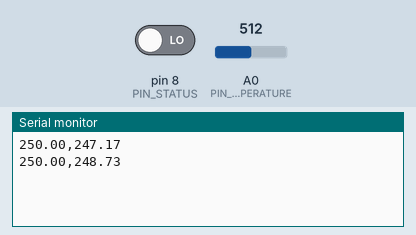
Recording of a sketch running on a simulated Arduino Uno, built with avr-gcc and run on an emulated ATmega328P. Parts: the last lines printed to the serial monitor. Inputs (shaded band) come from the test bench; at power-on: A0 (PIN_TEMPERATURE) = 512, pin 8 (PIN_STATUS) LOW.

Above: at 1.7 s.
1.8 s: A0 (PIN_TEMPERATURE) set to 716
At 2.8 s:
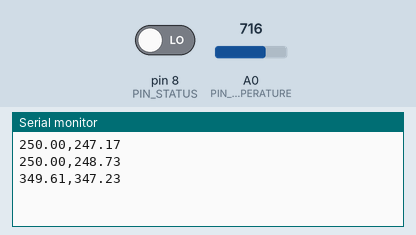
3.3 s: pin 8 (PIN_STATUS) driven HIGH
At 4.5 s:
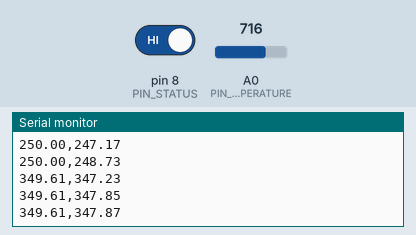
4.8 s: A0 (PIN_TEMPERATURE) set to 900
At 5.7 s:
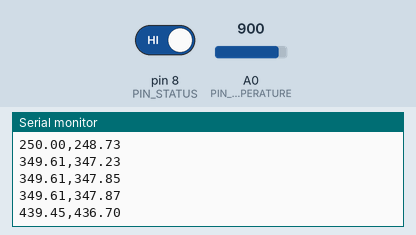
6.3 s: pin 8 (PIN_STATUS) driven LOW
At 7.7 s:
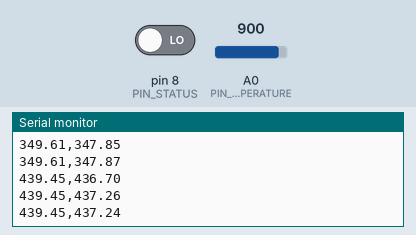
Timing chart, 0 to 8.8 s (numbered marks = the images above; inputs shaded):
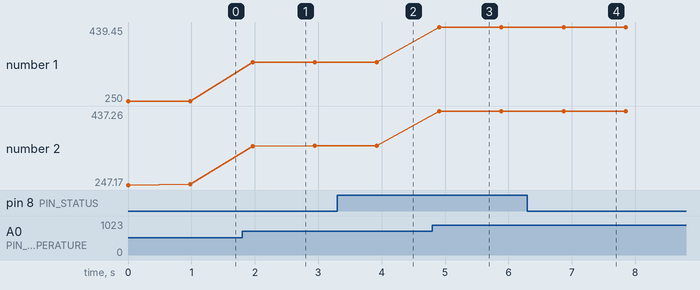

Measured:
- after the input at 1.8 s, the serial monitor: prints a new line after 0.16 s (image 1)
- after the input at 3.3 s, the serial monitor: prints a new line after 0.63 s (image 2)
- after the input at 4.8 s, the serial monitor: prints a new line after 0.11 s (image 3)
- after the input at 6.3 s, the serial monitor: prints a new line after 0.57 s (image 4)
- plotted number 1: 250 → 349.61 after the input at 1.8 s, 349.61 → 439.45 after the input at 4.8 s
- plotted number 2: 248.73 → 347.85 after the input at 1.8 s, 347.85 → 347.87 after the input at 3.3 s, 347.87 → 437.26 after the input at 4.8 s, 437.26 → 437.24 after the input at 6.3 s

The sketch:

Daq.ino
```cpp
#include "KalmanFilter.hpp"
#include <LM35.h>


// Pin for the analog version of the temperature sensor
#define PIN_TEMPERATURE A0
// Pin to for the the heating system status
#define PIN_STATUS 8
// Default time between samples in miliseconds
#define DEFAULT_SAMPLE_RATE 60000.0
// Posible system status
#define SYSTEM_ON 1
#define SYSTEM_OFF 0

// Kalman Filter parameters
#define SYS_VAR 1
// -- Time constant of the system
#define TAU 20
// -- Gain of the system
#define Kp 0.5
// -- Sampling time
#define DELTA_T 0.1
// -- System dynamic
#define A (-1 / TAU)
#define B (Kp / TAU)


// Temperature sensor
LM35 lm35(PIN_TEMPERATURE);

// Kalman Filter
KalmanFilter<SYS_VAR> kf;

// Variable to store the temperature
double temperature;
// Variable to store the current
double sampleRate;
// Variable for the system status
bool system_status;

// Kalman filter variables
double pk[SYS_VAR][SYS_VAR];
double xk[SYS_VAR][1];
double y[SYS_VAR][1];
double uk[SYS_VAR][1];
// Kalmen filter predictions
double pk1[SYS_VAR][SYS_VAR];
double xk1[SYS_VAR][1];

void setup()
{
  // Setup temperature data pin
  pinMode(PIN_TEMPERATURE, INPUT);

  // Setup system status switch
  pinMode(PIN_STATUS, INPUT);

  // Setting values
  sampleRate = DEFAULT_SAMPLE_RATE;
  temperature = 1.0;
  system_status = SYSTEM_OFF;

  // Set Kalman Filter parameters
  double h[1][SYS_VAR] = {{1.0}};
  double r = 0.0064;
  double phi[SYS_VAR][SYS_VAR] = {{0.9950}};
  double gamma[SYS_VAR][SYS_VAR] = {{0.0024}};
  double q[SYS_VAR][SYS_VAR] = {{1.0}};
  xk[0][0] = 1.0;
  pk[0][0] = 1.0;
  kf.set_params(h, r, phi, gamma, q);

  // Serial communication
  Serial.begin(9600);
}

void loop()
{
  // Read the temperature
  temperature = lm35.getTemp(CELCIUS);
  y[0][0] = temperature;
  // Read the system status
  system_status = digitalRead(PIN_STATUS);
  uk[0][0] = 10 * system_status;
  // Predict system behav
  kf.predict(xk, pk, y, uk, xk1, pk1);

  xk[0][0] = xk1[0][0];
  pk[0][0] = pk1[0][0];

  Serial.print(temperature);
  Serial.print(",");
  Serial.println(xk1[0][0]);
  //Serial.print(",");
  //Serial.println(pk1[0][0]);

  delay(980);
}
```

KalmanFilter.hpp
```cpp
#ifndef KALMAN_FILTER_HPP
#define KALMAN_FILTER_HPP

#include "MathMatrix.hpp"

/**
 * @brief
 *
 * @tparam S
 */
template <size_t S>
class KalmanFilter
{
protected:
    double h[1][S];
    double ht[S][1];
    double r;
    double phi[S][S];
    double phit[S][S];
    double gamma[S][S];
    double q[S][S];
    double I[S][S];
public:
    /**
     * @brief Construct a new Kalman Filter object
     *
     */
    KalmanFilter();
    /**
     * @brief
     *
     * @param xk
     * @param pk
     * @param y
     * @param uk
     * @param xk1
     * @param pk1
     */
    void predict(double xk[S][1], double pk[S][S], double y[S][1], double uk[S][1], double xk1[S][1], double pk1[S][S]);
    /**
     * @brief Set the params object
     *
     * @param h
     * @param r
     * @param phi
     * @param gamma
     * @param q
     * @param x0
     */
    void set_params(double h[1][S], double r, double phi[S][S], double gamma[S][S], double q[S][S]);
    void show_status()
    {
        Serial.print("{h: ");
        Serial.print(h[0][0]);
        Serial.print(", ht: ");
        Serial.print(ht[0][0]);
        Serial.print(", r: ");
        Serial.print(r);
        Serial.print(", phi: ");
        Serial.print(phi[0][0]);
        Serial.print(", phit: ");
        Serial.print(phit[0][0]);
        Serial.print(", gamma: ");
        Serial.print(gamma[0][0]);
        Serial.print(", q: ");
        Serial.print(q[0][0]);
        Serial.print(", I: ");
        Serial.print(I[0][0]);
        Serial.println("}");
    }
};

/**
 * @brief Construct a new Kalman Filter< S>:: Kalman Filter object
 *
 * @tparam S
 */
template <size_t S>
KalmanFilter<S>::KalmanFilter()
{
    for (size_t i = 0; i < S; ++i)
        for (size_t j = 0; j < S; ++j)
        {
            if (i == j)
                this->I[i][j] = 1.0;
            else
                this->I[i][j] = 0.0;
        }
}

/**
 * @brief
 *
 * @tparam S
 * @param xk
 * @param pk
 * @param y
 * @param uk
 * @param xk1
 * @param pk1
 */
template <size_t S>
void KalmanFilter<S>::predict(double xk[S][1], double pk[S][S], double y[S][1], double uk[S][1], double xk1[S][1], double pk1[S][S])
{
    // Gain
    // Pk * H' -> [S][S] * [S][1] = [S][1]
    double pk_ht[S][1];
    matmult<double, S, S, 1>(pk, this->ht, pk_ht);

    // H * Pk -> [1][S] * [S][S] = [1][S]
    // H * (Pk * H') -> [1][S] * [S][1] = [1][1]
    double h_pk_ht[1][1];
    matmult<double, 1, S, 1>(this->h, pk_ht, h_pk_ht);
    // H * Pk * H' + R -> [1][1]
    add<double, 1, 1>(h_pk_ht, this->r);
    // inv(H * Pk * H' + R)
    double h_pk_ht_inv[1][1] = {1 / h_pk_ht[0][0]};
    // (Pk * H') * inv(H * Pk * H' + R) -> [S][1] * [1][1] -> [S][1]
    double k[S][1];
    scale<double, S, 1>(pk_ht, h_pk_ht_inv[0][0], k);

    // Update
    // -- x(k+1)
    // ---- H * xk -> [1][S] * [S][1] = [1][1]
    double h_xk[1][1];
    matmult<double, 1, S, 1>(this->h, xk, h_xk);
    // ---- y - (H * xk) -> [S][1] * [1][1] = [S][1]
    double y_h_xk[S][1];
    sub<double, S, 1>(y, h_xk[0][0], y_h_xk);
    // ---- K * (y - H * xk) -> [S][1] * [S][1] = [S][1]
    double k_y_h_xk[S][1];
    vecmult<double, S>(y_h_xk, k, k_y_h_xk);
    // ---- xkplus = xk + K * (y - H * xk) -> [S][1] + [S][1] = [S][1]
    double xkplus[S][1];
    matadd<double, S, 1>(k_y_h_xk, xk, xkplus);
    // -- P(k+1)
    // ---- K * H -> [S][1] * [1][S] = [S][S]
    double k_h[S][S];
    matmult<double, S, 1, S>(k, this->h, k_h);
    // ---- I - (K * H) -> [S][S] - [S][S] = [S][S]
    double i_k_h[S][S];
    sub<double, S, S>(this->I, k_h, i_k_h);
    // ---- Pkplus = (I - K * H) * Pk -> [S][S] * [S][S] = [S][S]
    double pkplus[S][S];
    matmult<double, S, S, S>(i_k_h, pk, pkplus);

    // Propagation
    // -- x(k + 1)
    // ---- Gamma * uk -> [S][S] * [S][1] = [S][1]
    double gamma_uk[S][1];
    matmult<double, S, S, 1>(this->gamma, uk, gamma_uk);
    // ---- Phi * xkplus -> [S][S] * [S][1] = [S][1]
    double phi_xkplus[S][1];
    matmult<double, S, S, 1>(this->phi, xkplus, phi_xkplus);
    // ---- Gamma * uk + Phi * xkplus -> [S][S] * [S][1] = [S][1]
    matadd<double, S, 1>(gamma_uk, phi_xkplus, xk1);
    // -- P(k + 1)
    // ---- Phi * Pkplus -> [S][S] * [S][S] = [S][S]
    double phi_pkplus[S][S];
    matmult<double, S, S, S>(this->phi, pkplus, phi_pkplus);
    // ---- (Phi * Pkplus) * Phi^t -> [S][S] * [S][S] = [S][S]
    double phi_pkplus_phit[S][S];
    matmult<double, S, S, S>(phi_pkplus, this->phit, phi_pkplus_phit);
    // ---- (Phi * Pkplus) * Phi^t + Q -> [S][S] * [S][S] = [S][S]
    matadd<double, S, S>(phi_pkplus_phit, this->q, pk1);
}

/**
 * @brief
 *
 * @tparam S
 * @param h
 * @param r
 * @param phi
 * @param gamma
 * @param q
 */
template <size_t S>
void KalmanFilter<S>::set_params(double h[1][S], double r, double phi[S][S], double gamma[S][S], double q[S][S])
{
    this->r = r;

    for (size_t i = 0; i < S; ++i)
    {
        this->h[0][i] = h[0][i];

        for (size_t j = 0; j < S; ++j)
        {
            this->phi[i][j] = phi[i][j];
            this->gamma[i][j] = gamma[i][j];
            this->q[i][j] = q[i][j];
        }
    }

    transpose<double, 1, S>(this->h, this->ht);
    transpose<double, S, S>(this->phi, this->phit);
}

#endif // KALMAN_FILTER_HPP
```

MathMatrix.hpp
```cpp
#ifndef MATH_MATRIX_HPP
#define MATH_MATRIX_HPP

template <typename T, size_t M, size_t N>
void matadd(T A[M][N], T B[M][N], T C[M][N])
{
    int i, j;

    for (i = 0; i < M; ++i)
        for(j = 0; j < N; ++j)
            C[i][j] = A[i][j] + B[i][j];
}

template <typename T, size_t M, size_t N>
void add(T A[M][N], T b)
{
    int i, j;

    for (i = 0; i < M; ++i)
        for(j = 0; j < N; ++j)
            A[i][j] = A[i][j] + b;
}

template <typename T, size_t N>
int inv(T A[N][N], T C[N][N])
{
    int pivrow = 0;
    int k, i, j;
    int pivrows[N];
    T tmp[N][N];

    for (k = 0; k < N; k++)
    {
        tmp = 0;

        for (i = k; i < N; ++i)
        {
            if (abs(A[i][k]) >= tmp)
            {
                tmp = abs(A[i][k]);
                pivrow = i;
            }
        }

        if (A[pivrow][k] == 0.0f)
        {
            Serial.println("Inversion failed due to singular matrix");
            return 0;
        }

        if (pivrow != k)
        {
            for (j = 0; j < N; ++j)
            {
                tmp = A[k][j];
                A[k][j] = A[pivrow][j];
                A[pivrow][j] = tmp;
            }
        }

        pivrows[k] = pivrow;

        tmp = 1.0f / A[k][k];
        A[k][k] = 1.0f;

        for (j = 0; j < N; ++j)
        {
            A[k][j] = A[k][j] * tmp;
        }

        for (i = 0; i < N; ++i)
        {
            if (i != k)
            {
                tmp = A[i][k];
                A[i][k] = 0.0f;

                for (j = 0; j < N; ++j)
                {
                    A[i][j] = A[i][j] - A[k][j] * tmp;
                }
            }
        }
    }

    for (k = N - 1; k >= 0; k--)
    {
        if (pivrows[k] != k)
        {
            for (i = 0; i < N; ++i)
            {
                tmp = A[i][k];
                C[i][k] = A[i][pivrows[k]];
                C[i][pivrows[k]] = tmp;
            }
        }
    }

    return 1;
}

template <typename T, size_t M, size_t N, size_t P>
void matmult(T A[M][N], T B[N][P], T C[M][P])
{
    int i, j, k;

    for (i = 0; i < M; ++i)
        for(j = 0; j < N; ++j)
        {
            C[i][j] = 0;

            for (k = 0; k < P; k++)
                C[i][j] = C[i][j] + A[i][k] * B[k][j];
        }
}

template <typename T, size_t M, size_t N>
void scale(T A[M][N], T a)
{
    for (int i = 0; i < M; ++i)
        for (int j = 0; j < N; ++j)
            A[i][j] = a * A[i][j];
}

template <typename T, size_t M, size_t N>
void scale(T A[M][N], T a, T C[M][N])
{
    for (int i = 0; i < M; ++i)
        for (int j = 0; j < N; ++j)
            C[i][j] = a * A[i][j];
}

template <typename T, size_t M, size_t N>
void sub(T A[M][N], T B[M][N], T C[M][N])
{
    int i, j;

    for (i = 0; i < M; ++i)
        for(j = 0; j < N; ++j)
            C[i][j] = A[i][j] - B[i][j];
}

template <typename T, size_t M, size_t N>
void sub(T A[M][N], T b, T C[M][N])
{
    int i, j;

    for (i = 0; i < M; ++i)
        for(j = 0; j < N; ++j)
            C[i][j] = A[i][j] - b;
}

template <typename T, size_t M, size_t N>
void transpose(T A[M][N], T C[N][M])
{
    int i, j;

    for (i = 0; i < M; ++i)
        for(j = 0; j < N; ++j)
            C[j][i] = A[i][j];
}

template <typename T, size_t N>
void vecmult(T A[N][1], T B[N][1], T C[N][1])
{
    for (size_t i = 0; i < N; ++i)
        C[i][0] = A[i][0] * B[i][0];
}

template <typename T, size_t N>
void vecmult(T A[1][N], T B[1][N], T C[1][N])
{
    for (size_t i = 0; i < N; ++i)
        C[0][i] = A[0][i] * B[i][0];
}

#endif // MATH_MATRIX_HPP
```
